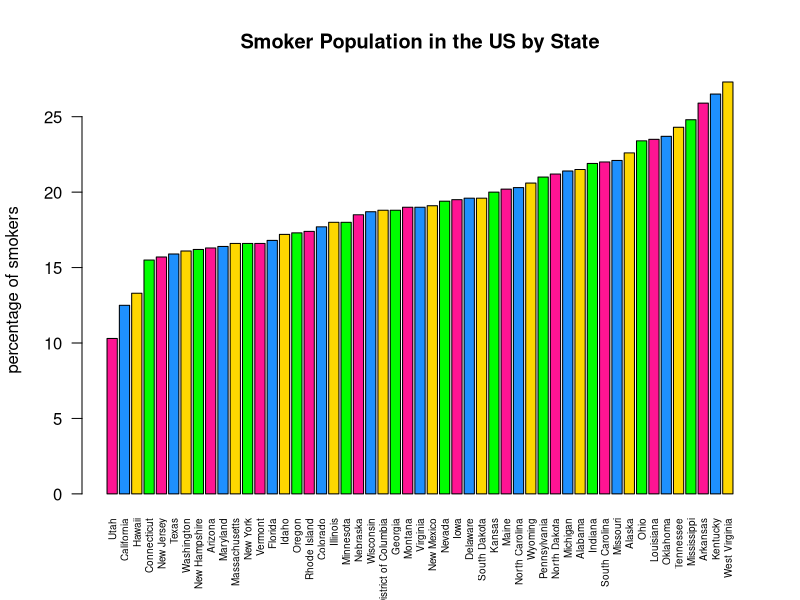
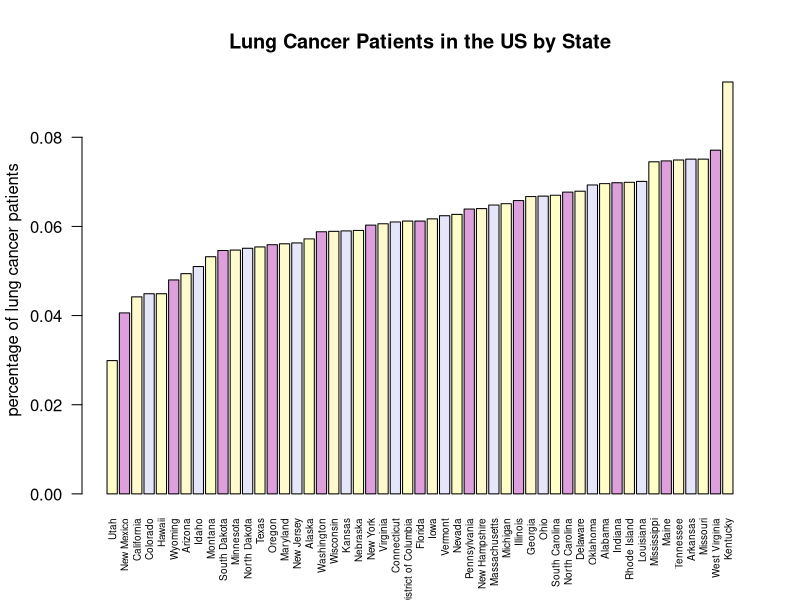

Source code (R) for these figures, in order: (Note: this script raises an error after producing the figures.)
## ---- chunk3 ----
smoke_cdf <- read.csv(file = "../data/smoke_cdf.csv", 
                      header = TRUE, stringsAsFactors = FALSE)
str(smoke_cdf)
summary(smoke_cdf)

## ---- chunk4 ----
lung_cancer_cdf <- read.csv(file = "../data/lung_cancer_cdf.csv",
                            header = TRUE, stringsAsFactors = FALSE)
str(lung_cancer_cdf)
summary(lung_cancer_cdf)

## ---- chunk5 ----
smoke_cancer_cdf <- read.csv(file = "../data/smoke_cancer_cdf.csv",
                             header = TRUE, stringsAsFactors = FALSE)
smoke_cancer_cdf$state[which.max(smoke_cancer_cdf$smokers...)]

## ---- chunk6 ----
smoke_cancer_cdf$state[which.min(smoke_cancer_cdf$smokers...)]

## ---- chunk7 ----
smoke_cancer_cdf$state[which.max(smoke_cancer_cdf$cancer...)]

## ---- chunk8 ----
smoke_cancer_cdf$state[which.min(smoke_cancer_cdf$cancer...)]

## ---- chunk9 ----
smoker_perc <- smoke_cancer_cdf$smokers...
names(smoker_perc) <- smoke_cdf[ , 1]
barplot(sort(smoker_perc), main = "Smoker Population in the US by State", 
        cex.names = 0.6, las = 2, ylab = "percentage of smokers",
        col=c(rgb(255,20,147, maxColorValue = 255),
              rgb(30,144,254, maxColorValue = 255),
              rgb(254,215,0, maxColorValue = 255), 
              rgb(0,254,0, maxColorValue = 255)))

## ---- chunk10 ----
lung_cancer_perc <- smoke_cancer_cdf$cancer...
names(lung_cancer_perc) <- smoke_cdf[ , 1]
barplot(sort(lung_cancer_perc), 
        main = "Lung Cancer Patients in the US by State", 
        cex.names = 0.6, las = 2, ylab = "percentage of lung cancer patients",
        col=c(rgb(255,255,200, maxColorValue = 255),
              rgb(221,160, 221, maxColorValue = 255),
              rgb(255,250,205, maxColorValue = 255),
              rgb(230,230,250, maxColorValue = 255)))

## ---- chunk11 ----
ggplot(smoke_cancer_cdf) +
  geom_point(aes(x = names(smoker_perc), 
                 y = smoke_cancer_cdf$smokers..., col = "#AA3939")) +
  geom_line(aes(x = names(smoker_perc), 
                y = smoke_cancer_cdf$smokers..., col = "#AA3939", group = 1)) +
  geom_point(aes(x = names(smoker_perc), 
                 y = smoke_cancer_cdf$cancer... * 1000, col = "#73DB1D")) +
  geom_line(aes(x = names(smoker_perc), 
                y = smoke_cancer_cdf$cancer... * 1000, col = "#73DB1D", group = 2)) +
  theme(axis.text.x = element_text(angle = 90, hjust = 1)) +
  scale_color_manual(values = c("#AA3939", "#73DB1D"), name = "type", 
                     labels = c("lung cancer patients per 100000", "percentage of smokers")) +
  theme(legend.position = "top") +
  xlab("States in the US") +
  ylab("")

## ---- chunk12 ----
smoke_cancer_fit <- lm(smoke_cancer_cdf$cancer... ~ smoke_cancer_cdf$smokers...)
plot(smoke_cancer_cdf$smokers..., smoke_cancer_cdf$cancer..., 
     pch = 16, cex = 1.3, col = "#063BB6",
     main = "cigarette smoking population -vs- lung cancer patients", las = 1, 
     xlab = "number of cigarrete smokers per 100,000", 
     ylab = "number of lung cancer patients per 100,000")
abline(smoke_cancer_fit, col = "#FF0000", lwd = 2)

## ---- chunk16 ----
total_rate_combined <- cbind("Male" = total_rate_male, 
                             "Female" = total_rate_female)
barplot(total_rate_combined, 
        col = c("#FFFFFF", "#000000", "#984126", "#FFFF00", "#E5A470"), 
        main = "Lung Cancer Patients by Race", las = 1,
        ylab = "frequency per 100,000", beside = TRUE)
legend("topright", 
       title = "Race",
       legend = c("white", "black", "native american", "asian", "hispanic"), 
       fill = c("#FFFFFF", "#000000", "#984126", "#FFFF00", "#E5A470"), 
       cex = 0.8)

## ---- chunk17 ----
both_gender_df <- cbind(male_cdf, female_cdf)
both_gender_df <- both_gender_df[-c(1:5), ]
ggplot (both_gender_df) +
  geom_bar(aes(x = both_gender_df$male_age, y = both_gender_df$male_all), 
           stat = "identity", col= "#0033CC") +
  geom_bar(aes(x = both_gender_df$female_age, y = both_gender_df$female_all), 
           stat = "identity", col= "#FF6699") +
  theme(axis.text.x = element_text(angle = 45, hjust = 1)) + 
  xlab("Age") + ylab("lung cancer patients per 100,000") +
  ggtitle("Lung Cancer Patients by Age")
